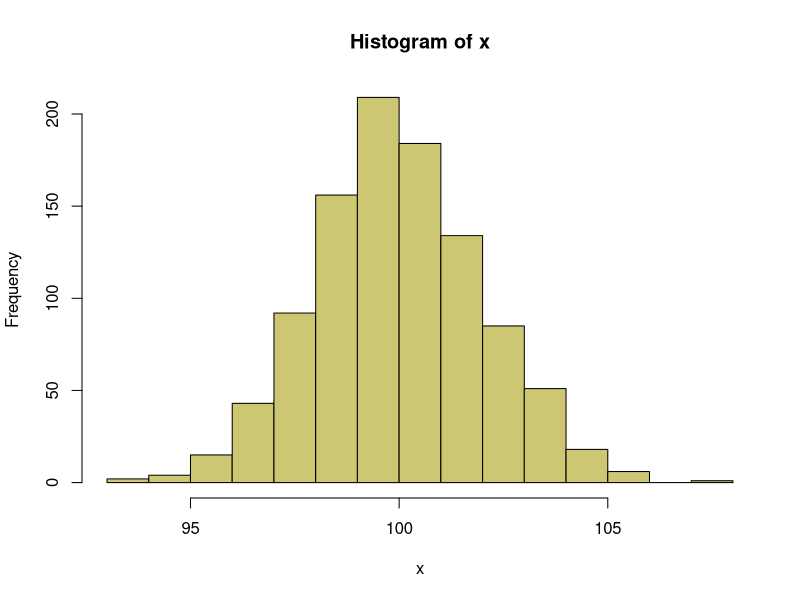

R code for this plot:
# ---------------------------------------------------------------------


 # +----------------------------------------------------------------------------+
 # |                               the R code for the                           |
 # |                                   Big R-book                               |
 # |                           by Philippe J.S. De Brouwer                      |
 # +----------------------------------------------------------------------------+
 # | Copyright: (C) Philippe De Brouwer, 2020                                   |
 # |            Owners of the book can use this code for private and commercial |
 # |            use, except re-publishing.                                      |
 # +----------------------------------------------------------------------------+
 # | This document is a true copy of all the R code that appears in the book.   |
 # | It is provided for you so that when you work with the book, you can copy   | 
 # | and paste any code segment that you want to test without typing everything |
 # | again.                                                                     |
 # | No warranties or promises are given.                                       |
 # | Have an intersting time and learn faster than me!                          |
 # | Philippe J.S. De Brouwer                                                   |
 # +----------------------------------------------------------------------------+
 # | For your convenience, blocks are separated by: '# ----------------------'. |
 # +----------------------------------------------------------------------------+
 #
# ---------------------------------------------------------------------


# This is code
1+pi
Sys.getenv(c("EDITOR","USER","SHELL", "LC_NUMERIC"))
# ---------------------------------------------------------------------


# generate 1000 random numbers between 0 and 100:
x <- rnorm(1000, mean = 100, sd = 2)

# to illustrate previous, we show the histogram:
hist(x, col = "khaki3")

# This part code is after the histogram. It could be 
# following the previous part and form a unit that is
# interupted by the outpuf of the 'hist(..)'-command.
# In rare cases the plot will be on the this page
# alone and this code that follows appears on the 
# previous page.
# ---------------------------------------------------------------------


# First, generate some data:
x <- c(1,2,3)

# Then calculate the mean:
mean(x)
# ---------------------------------------------------------------------


mean(1:100)
# ---------------------------------------------------------------------


# Code and especially the comments in it are part of 
# the normal flow of the text!
